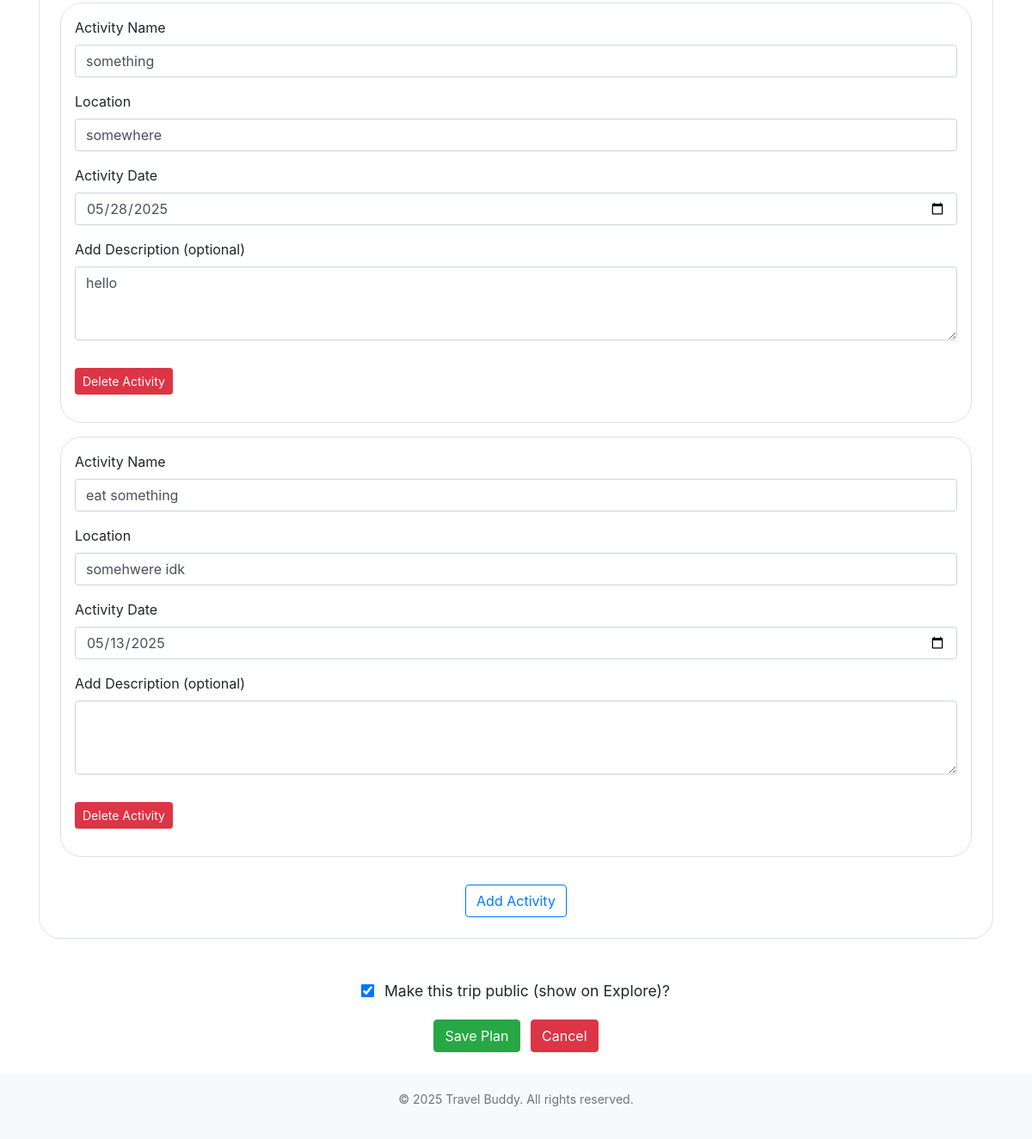
/edit-plan/1 (signed in, lower part), run on an earlier commit of the app's database.
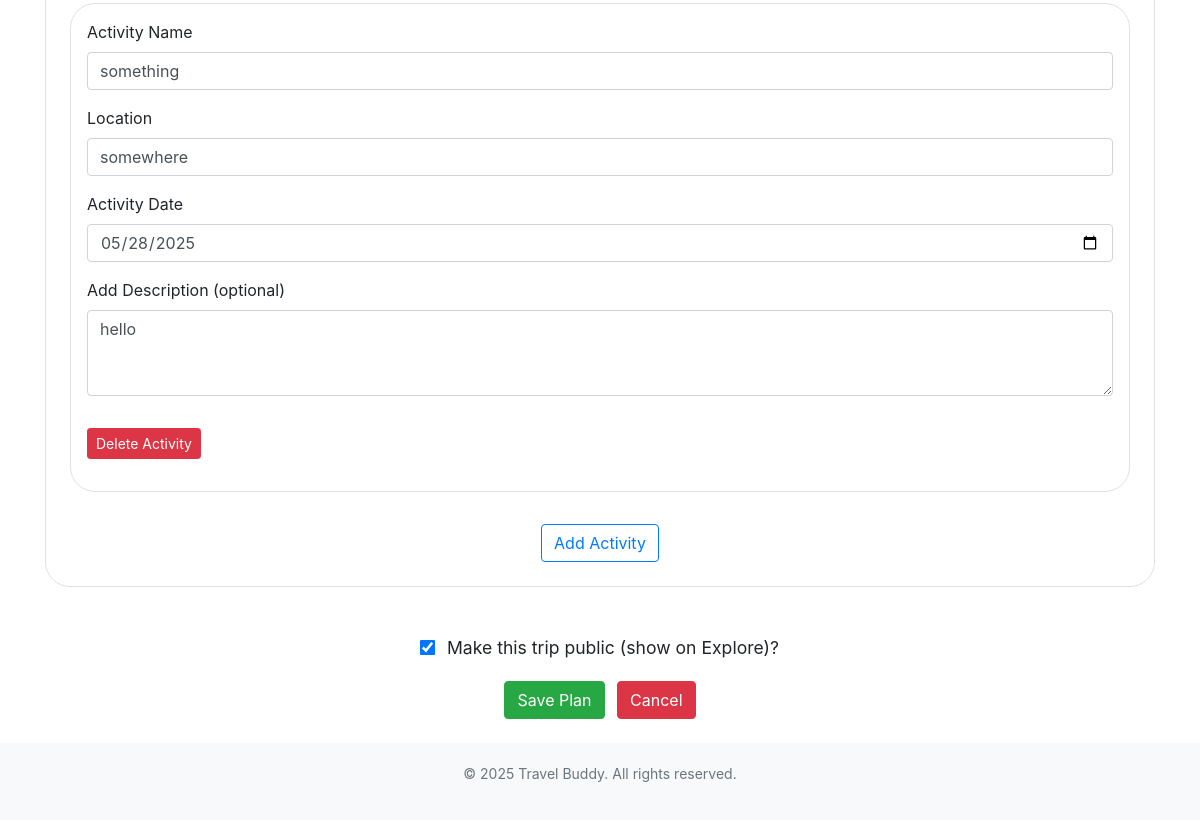
And on a later commit of the database.
### website/models.py (models this page shows)
class Activity(db.Model):
    __tablename__ = 'activity'
    id = db.Column(db.Integer, primary_key=True)
    activity_name = db.Column(db.String(200), nullable=False)
    location = db.Column(db.String(200), nullable=False)
    date = db.Column(db.Date, nullable=False)
    description = db.Column(db.String(500))
    trip_id = db.Column(db.Integer, db.ForeignKey('trip.id', ondelete="CASCADE"))

### website/views.py (the view)
@views.route('/edit-plan/<int:trip_id>', methods=['GET'])
@login_required
def edit_plan(trip_id):
    trip = Trip.query.get_or_404(trip_id)
    flight = Flight.query.filter_by(trip_id=trip_id).first()
    hotel = Hotel.query.filter_by(trip_id=trip_id).first()
    activities = Activity.query.filter_by(trip_id=trip_id).all()
    if trip.user_id != current_user.id:
        abort(403)
    return render_template("edit-plan.html", user=current_user, trip=trip, flight=flight, hotel=hotel, activities=activities)

### website/__init__.py (called while the page is built)
def create_app():
    app = Flask(__name__)
    app.config['SECRET_KEY'] = 'asdfa asdfa'
    app.config['SQLALCHEMY_DATABASE_URI'] = f'sqlite:///{DB_NAME}'
    app.config['DATABASE'] = os.path.join(app.instance_path, DB_NAME)
    db.init_app(app)
    from .views import views
    from .auth import auth
    app.register_blueprint(views, url_prefix='/')
    app.register_blueprint(auth, url_prefix='/')
    from .models import User
    with app.app_context():
        if not path.exists(DB_NAME):
            db.create_all()
            print("Database created successfully")
    login_manager = LoginManager()
    login_manager.login_view = 'auth.login'
    login_manager.init_app(app)
    @login_manager.user_loader
    def load_user(id):
        return User.query.get(int(id))
    return app

### website/templates/edit-plan.html (shortened to what this page needs)
<!DOCTYPE html>
<html>
  <head>
    <link rel="stylesheet" href="https://stackpath.bootstrapcdn.com/bootstrap/4.4.1/css/bootstrap.min.css" />
    <link href="https://cdn.jsdelivr.net/npm/bootstrap-icons/font/bootstrap-icons.css" rel="stylesheet" />
    <link rel="stylesheet" href="https://stackpath.bootstrapcdn.com/font-awesome/4.7.0/css/font-awesome.min.css" />
  </head>
  <body class="min-vh-100 d-flex flex-column">
    <section>
      <form id="form-container" method="POST" action="{{ url_for('views.update_plan') }}" class="container my-5">
        <div class="card mb-4 p-4">
          <div id="activity-container">
            {% for activity in activities %}
            <div class="card mb-3 p-3 activity-section" data-id="{{ activity.id }}">
              <div class="form-group">
                <label>Activity Name</label>
                <input type="text" class="form-control" name="activity_name[]" value="{{activity.activity_name}}" />
              </div>
              <div class="form-group">
                <label>Location</label>
                <input type="text" class="form-control" name="activity_location[]" value="{{activity.location}}" />
              </div>
              <div class="form-group">
                <label>Activity Date</label>
                <input type="date" class="form-control" name="activity_date[]" value="{{activity.date}}" />
              </div>
              <div class="form-group">
                <label>Add Description (optional)</label>
                <textarea class="form-control" name="activity_description[]" rows="3">{{activity.description}}</textarea>
              </div>
              <div class="d-flex justify-content-start mt-3 mb-3">
                <button type="button" class="btn btn-danger btn-sm delete-activity-btn" data-bs-toggle="modal" data-bs-target="#confirmDeleteModal-{{ activity.id }}">Delete Activity</button>
              </div>
            </div>
            {% endfor %}
          </div>
          <div class="text-center mt-3">
            <button type="button" id="addActivityBtn" class="btn btn-outline-primary">Add Activity</button>
          </div>
        </div>
        <label class="public-checkbox">
          <input class="big-checkbox" type="checkbox" name="public" {% if trip.public %} checked {% endif %} />
          Make this trip public (show on Explore)?
        </label>
        <div class="text-center mb-4">
          <a>
            <button type="submit" class="btn btn-success mr-2">Save Plan</button>
          </a>
          <a href="/home" class="btn btn-danger">Cancel</a>
        </div>
      </form>
    </section>
    <footer class="footer mt-auto">
      <div class="container">
        <p>© 2025 Travel Buddy. All rights reserved.</p>
      </div>
    </footer>
  </body>
</html>

What changed in the data, as far as the page shows it:
removed Activity: activity_name "eat something", location "somehwere idk", date "05/13/2025"
